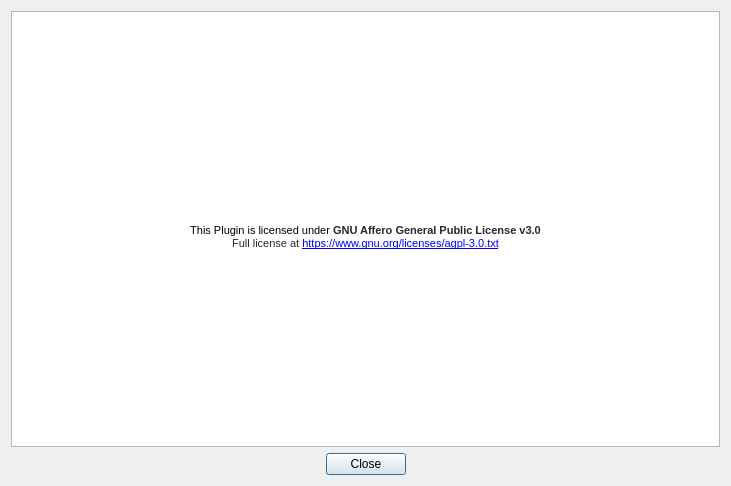
<?xml version="1.0" encoding="UTF-8"?>
<ui version="4.0">
 <class>Dialog</class>
 <widget class="QDialog" name="Dialog">
  <property name="geometry">
   <rect>
    <x>0</x>
    <y>0</y>
    <width>731</width>
    <height>486</height>
   </rect>
  </property>
  <property name="windowTitle">
   <string>Dialog</string>
  </property>
  <layout class="QVBoxLayout" name="verticalLayout">
   <item>
    <layout class="QGridLayout" name="gridLayout">
     <item row="0" column="0">
      <widget class="QTextEdit" name="textEdit">
       <property name="html">
        <string>&lt;!DOCTYPE HTML PUBLIC &quot;-//W3C//DTD HTML 4.0//EN&quot; &quot;http://www.w3.org/TR/REC-html40/strict.dtd&quot;&gt;
&lt;html&gt;&lt;head&gt;&lt;meta name=&quot;qrichtext&quot; content=&quot;1&quot; /&gt;&lt;style type=&quot;text/css&quot;&gt;
p, li { white-space: pre-wrap; }
&lt;/style&gt;&lt;/head&gt;&lt;body style=&quot; font-family:'MS Shell Dlg 2'; font-size:8.25pt; font-weight:400; font-style:normal;&quot;&gt;
&lt;p align=&quot;center&quot; style=&quot; margin-top:0px; margin-bottom:0px; margin-left:0px; margin-right:0px; -qt-block-indent:0; text-indent:0px;&quot;&gt;&lt;img src=&quot;:/plugins/mainPlug/images/EAT_Logo_Scaled.png&quot; /&gt;&lt;/p&gt;
&lt;p align=&quot;center&quot; style=&quot;-qt-paragraph-type:empty; margin-top:0px; margin-bottom:0px; margin-left:0px; margin-right:0px; -qt-block-indent:0; text-indent:0px; font-size:8pt;&quot;&gt;&lt;br /&gt;&lt;/p&gt;
&lt;p align=&quot;center&quot; style=&quot;-qt-paragraph-type:empty; margin-top:0px; margin-bottom:0px; margin-left:0px; margin-right:0px; -qt-block-indent:0; text-indent:0px; font-size:8pt;&quot;&gt;&lt;br /&gt;&lt;/p&gt;
&lt;p align=&quot;center&quot; style=&quot;-qt-paragraph-type:empty; margin-top:0px; margin-bottom:0px; margin-left:0px; margin-right:0px; -qt-block-indent:0; text-indent:0px; font-size:8pt;&quot;&gt;&lt;br /&gt;&lt;/p&gt;
&lt;p align=&quot;center&quot; style=&quot;-qt-paragraph-type:empty; margin-top:0px; margin-bottom:0px; margin-left:0px; margin-right:0px; -qt-block-indent:0; text-indent:0px; font-size:8pt;&quot;&gt;&lt;br /&gt;&lt;/p&gt;
&lt;p align=&quot;center&quot; style=&quot;-qt-paragraph-type:empty; margin-top:0px; margin-bottom:0px; margin-left:0px; margin-right:0px; -qt-block-indent:0; text-indent:0px; font-size:8pt;&quot;&gt;&lt;br /&gt;&lt;/p&gt;
&lt;p align=&quot;center&quot; style=&quot;-qt-paragraph-type:empty; margin-top:0px; margin-bottom:0px; margin-left:0px; margin-right:0px; -qt-block-indent:0; text-indent:0px; font-size:8pt;&quot;&gt;&lt;br /&gt;&lt;/p&gt;
&lt;p align=&quot;center&quot; style=&quot;-qt-paragraph-type:empty; margin-top:0px; margin-bottom:0px; margin-left:0px; margin-right:0px; -qt-block-indent:0; text-indent:0px; font-size:8pt;&quot;&gt;&lt;br /&gt;&lt;/p&gt;
&lt;p align=&quot;center&quot; style=&quot;-qt-paragraph-type:empty; margin-top:0px; margin-bottom:0px; margin-left:0px; margin-right:0px; -qt-block-indent:0; text-indent:0px; font-size:8pt;&quot;&gt;&lt;br /&gt;&lt;/p&gt;
&lt;p align=&quot;center&quot; style=&quot;-qt-paragraph-type:empty; margin-top:0px; margin-bottom:0px; margin-left:0px; margin-right:0px; -qt-block-indent:0; text-indent:0px; font-size:8pt;&quot;&gt;&lt;br /&gt;&lt;/p&gt;
&lt;p align=&quot;center&quot; style=&quot;-qt-paragraph-type:empty; margin-top:0px; margin-bottom:0px; margin-left:0px; margin-right:0px; -qt-block-indent:0; text-indent:0px; font-size:8pt;&quot;&gt;&lt;br /&gt;&lt;/p&gt;
&lt;p align=&quot;center&quot; style=&quot;-qt-paragraph-type:empty; margin-top:0px; margin-bottom:0px; margin-left:0px; margin-right:0px; -qt-block-indent:0; text-indent:0px; font-size:8pt;&quot;&gt;&lt;br /&gt;&lt;/p&gt;
&lt;p align=&quot;center&quot; style=&quot;-qt-paragraph-type:empty; margin-top:0px; margin-bottom:0px; margin-left:0px; margin-right:0px; -qt-block-indent:0; text-indent:0px; font-size:8pt;&quot;&gt;&lt;br /&gt;&lt;/p&gt;
&lt;p align=&quot;center&quot; style=&quot;-qt-paragraph-type:empty; margin-top:0px; margin-bottom:0px; margin-left:0px; margin-right:0px; -qt-block-indent:0; text-indent:0px; font-size:8pt;&quot;&gt;&lt;br /&gt;&lt;/p&gt;
&lt;p align=&quot;center&quot; style=&quot;-qt-paragraph-type:empty; margin-top:0px; margin-bottom:0px; margin-left:0px; margin-right:0px; -qt-block-indent:0; text-indent:0px; font-size:8pt;&quot;&gt;&lt;br /&gt;&lt;/p&gt;
&lt;p align=&quot;center&quot; style=&quot;-qt-paragraph-type:empty; margin-top:0px; margin-bottom:0px; margin-left:0px; margin-right:0px; -qt-block-indent:0; text-indent:0px; font-size:8pt;&quot;&gt;&lt;br /&gt;&lt;/p&gt;
&lt;p align=&quot;center&quot; style=&quot; margin-top:0px; margin-bottom:0px; margin-left:0px; margin-right:0px; -qt-block-indent:0; text-indent:0px;&quot;&gt;&lt;span style=&quot; font-size:8pt;&quot;&gt;This Plugin is licensed under &lt;/span&gt;&lt;span style=&quot; font-family:'-apple-system,BlinkMacSystemFont,Segoe UI,Helvetica,Arial,sans-serif,Apple Color Emoji,Segoe UI Emoji,Segoe UI Symbol'; font-size:8pt; font-weight:600; color:#24292e; background-color:#ffffff;&quot;&gt;GNU Affero General Public License v3.0&lt;/span&gt;&lt;/p&gt;
&lt;p align=&quot;center&quot; style=&quot; margin-top:0px; margin-bottom:0px; margin-left:0px; margin-right:0px; -qt-block-indent:0; text-indent:0px;&quot;&gt;&lt;span style=&quot; font-family:'-apple-system,BlinkMacSystemFont,Segoe UI,Helvetica,Arial,sans-serif,Apple Color Emoji,Segoe UI Emoji,Segoe UI Symbol'; font-size:8pt; color:#24292e; background-color:#ffffff;&quot;&gt;Full license at &lt;/span&gt;&lt;a href=&quot;https://www.gnu.org/licenses/agpl-3.0.txt&quot;&gt;&lt;span style=&quot; font-size:8pt; text-decoration: underline; color:#0000ff;&quot;&gt;https://www.gnu.org/licenses/agpl-3.0.txt&lt;/span&gt;&lt;/a&gt;&lt;/p&gt;&lt;/body&gt;&lt;/html&gt;</string>
       </property>
      </widget>
     </item>
     <item row="1" column="0">
      <widget class="QDialogButtonBox" name="buttonBox">
       <property name="orientation">
        <enum>Qt::Horizontal</enum>
       </property>
       <property name="standardButtons">
        <set>QDialogButtonBox::Close</set>
       </property>
       <property name="centerButtons">
        <bool>true</bool>
       </property>
      </widget>
     </item>
    </layout>
   </item>
  </layout>
 </widget>
 <resources/>
 <connections>
  <connection>
   <sender>buttonBox</sender>
   <signal>accepted()</signal>
   <receiver>Dialog</receiver>
   <slot>accept()</slot>
   <hints>
    <hint type="sourcelabel">
     <x>248</x>
     <y>254</y>
    </hint>
    <hint type="destinationlabel">
     <x>157</x>
     <y>274</y>
    </hint>
   </hints>
  </connection>
  <connection>
   <sender>buttonBox</sender>
   <signal>rejected()</signal>
   <receiver>Dialog</receiver>
   <slot>reject()</slot>
   <hints>
    <hint type="sourcelabel">
     <x>316</x>
     <y>260</y>
    </hint>
    <hint type="destinationlabel">
     <x>286</x>
     <y>274</y>
    </hint>
   </hints>
  </connection>
 </connections>
</ui>
